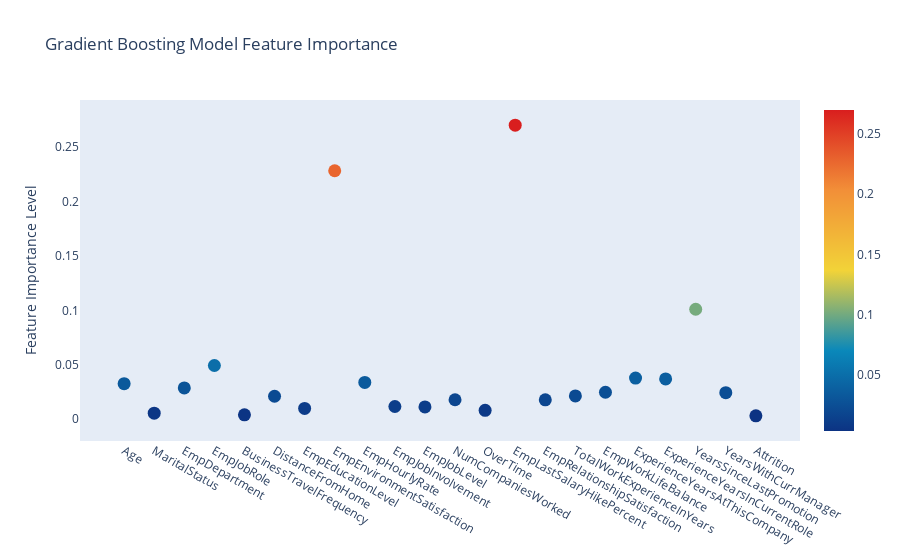

The cell this chart's notebook holds for it:
### Markdown cell above
### Scatter Plot

### Code cell
trace = go.Scatter(
    y = gb.feature_importances_,
    x = emp_data.columns.values,
    mode='markers',
    marker=dict(
        sizemode = 'diameter',
        sizeref = 1,
        size = 13,
        #size= rf.feature_importances_,
        #color = np.random.randn(500), #set color equal to a variable
        color = gb.feature_importances_,
        colorscale='Portland',
        showscale=True
    ),
    text = emp_data.columns.values
)
data = [trace]

layout= go.Layout(
    autosize= True,
    title= 'Gradient Boosting Model Feature Importance',
    hovermode= 'closest',
     xaxis= dict(
         ticklen= 5,
         showgrid=False,
        zeroline=False,
        showline=False
     ),
    yaxis=dict(
        title= 'Feature Importance Level',
        showgrid=False,
        zeroline=False,
        ticklen= 5,
        gridwidth= 2
    ),
    showlegend= False
)
fig = go.Figure(data=data, layout=layout)
py.iplot(fig,filename='scatter')

### Figure 1 — Plotly figure (JSON) as saved in the notebook; plotly's stock layout.template omitted (floating-point values rounded to 4 significant figures)
{"data": [{"marker": {"color": [0.03269, 0.005592, 0.02876, 0.04934, 0.004055, 0.02113, 0.009983, 0.2282, 0.03379, 0.01171, 0.01128, 0.0179, 0.008187, 0.27, 0.01787, 0.02138, 0.02479, 0.03782, 0.03706, 0.101, 0.02442, 0.003147], "colorscale": [[0, "rgb(12,51,131)"], [0.25, "rgb(10,136,186)"], [0.5, "rgb(242,211,56)"], [0.75, "rgb(242,143,56)"], [1, "rgb(217,30,30)"]], "showscale": true, "size": 13, "sizemode": "diameter", "sizeref": 1}, "mode": "markers", "text": ["Age", "MaritalStatus", "EmpDepartment", "EmpJobRole", "BusinessTravelFrequency", "DistanceFromHome", "EmpEducationLevel", "EmpEnvironmentSatisfaction", "EmpHourlyRate", "EmpJobInvolvement", "EmpJobLevel", "NumCompaniesWorked", "OverTime", "EmpLastSalaryHikePercent", "EmpRelationshipSatisfaction", "TotalWorkExperienceInYears", "EmpWorkLifeBalance", "ExperienceYearsAtThisCompany", "ExperienceYearsInCurrentRole", "YearsSinceLastPromotion", "YearsWithCurrManager", "Attrition", "PerformanceRating"], "type": "scatter", "x": ["Age", "MaritalStatus", "EmpDepartment", "EmpJobRole", "BusinessTravelFrequency", "DistanceFromHome", "EmpEducationLevel", "EmpEnvironmentSatisfaction", "EmpHourlyRate", "EmpJobInvolvement", "EmpJobLevel", "NumCompaniesWorked", "OverTime", "EmpLastSalaryHikePercent", "EmpRelationshipSatisfaction", "TotalWorkExperienceInYears", "EmpWorkLifeBalance", "ExperienceYearsAtThisCompany", "ExperienceYearsInCurrentRole", "YearsSinceLastPromotion", "YearsWithCurrManager", "Attrition", "PerformanceRating"], "y": [0.03269, 0.005592, 0.02876, 0.04934, 0.004055, 0.02113, 0.009983, 0.2282, 0.03379, 0.01171, 0.01128, 0.0179, 0.008187, 0.27, 0.01787, 0.02138, 0.02479, 0.03782, 0.03706, 0.101, 0.02442, 0.003147]}], "layout": {"autosize": true, "hovermode": "closest", "showlegend": false, "title": {"text": "Gradient Boosting Model Feature Importance"}, "xaxis": {"showgrid": false, "showline": false, "ticklen": 5, "zeroline": false}, "yaxis": {"gridwidth": 2, "showgrid": false, "ticklen": 5, "title": {"text": "Feature Importance Level"}, "zeroline": false}}}
